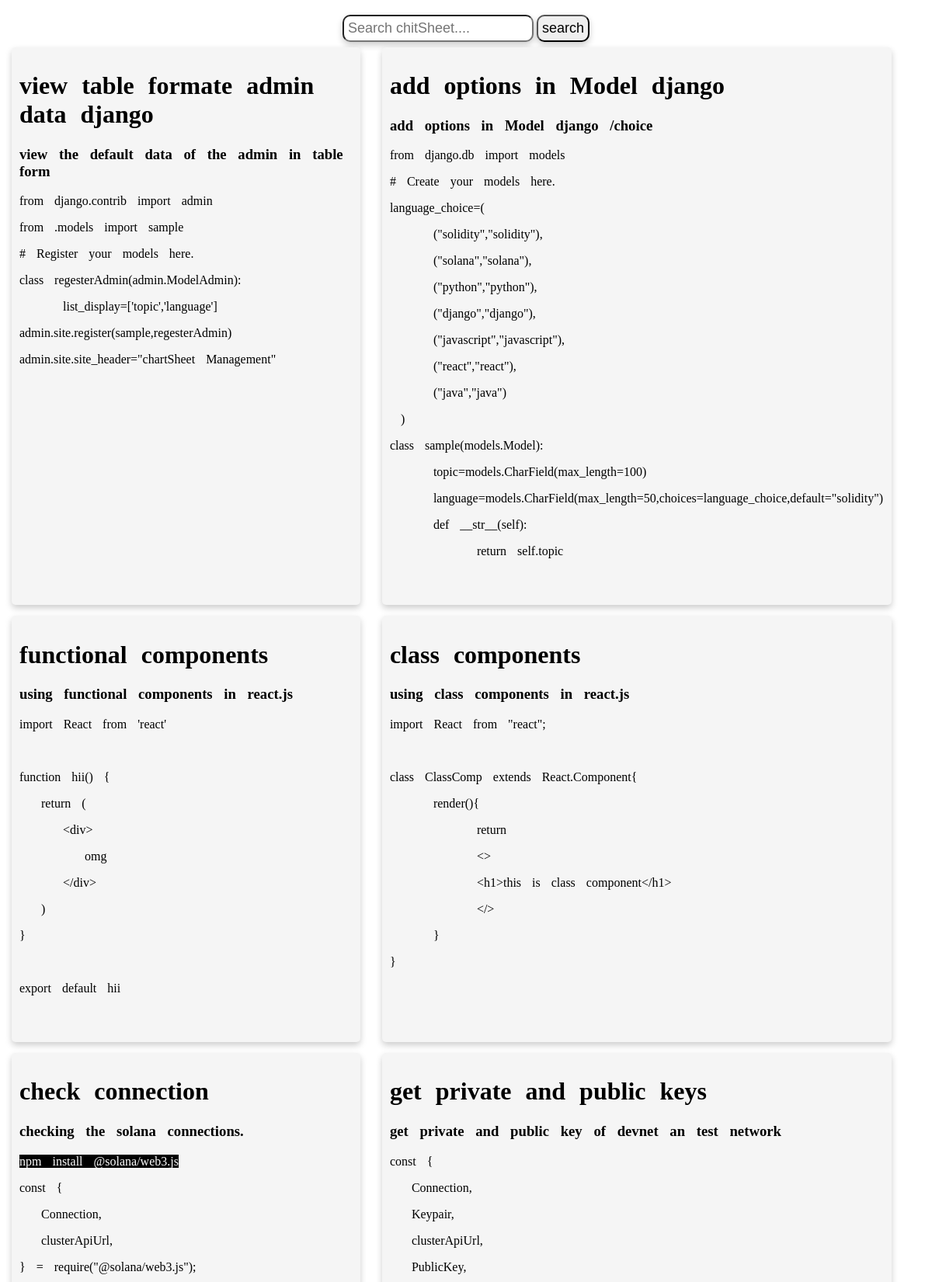
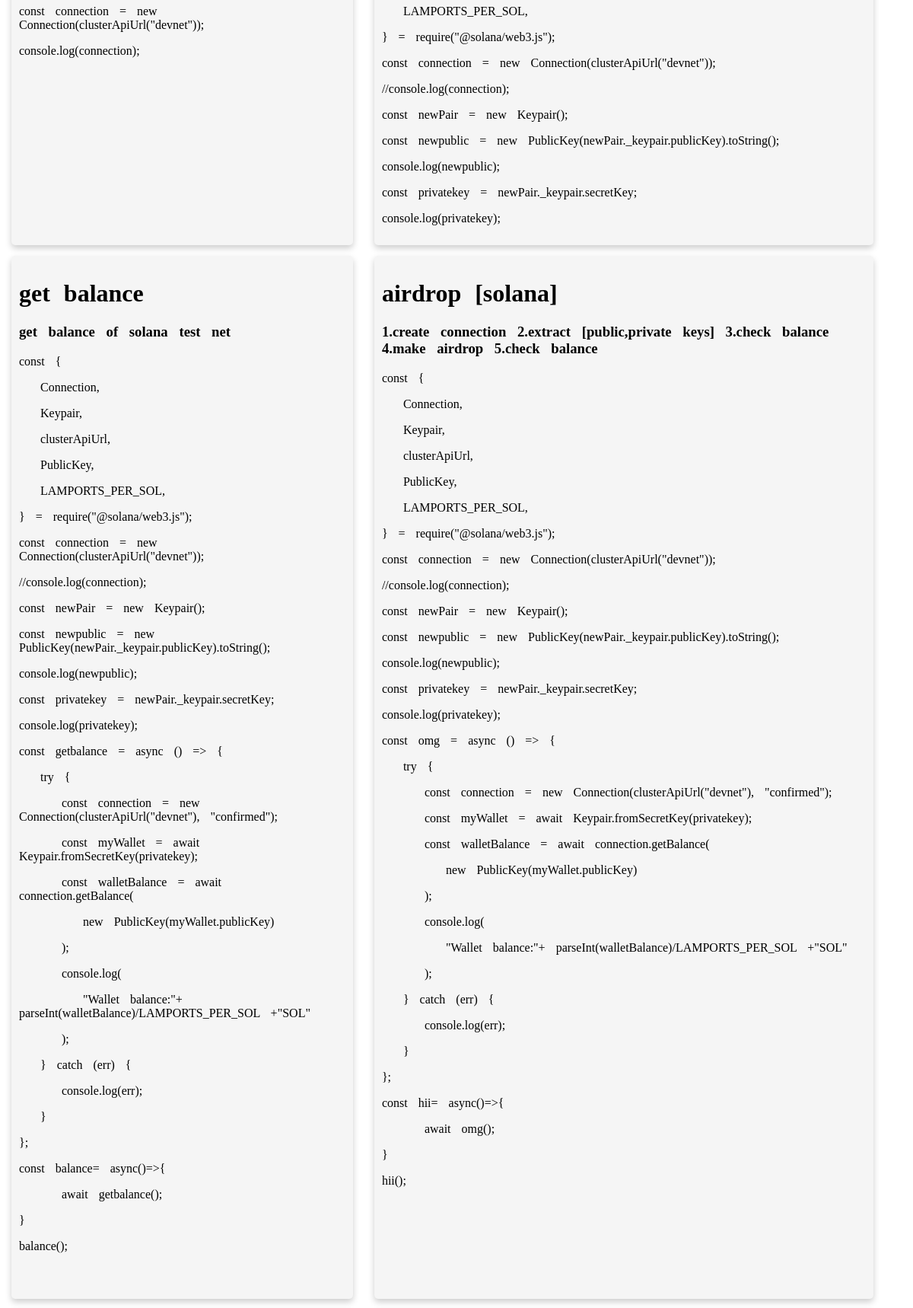
The page / (upper part) on the database its author committed (2 pictures, top to bottom).
### dataset/models.py (models this page shows, shortened)
class sample(models.Model):
    topic=models.CharField(max_length=100)
    language=models.CharField(max_length=50,choices=language_choice,default="solidity")
    discription=models.TextField()
    information=RichTextField()

### dataset/views.py (the view)
# urls.py: 2. Add a URL to urlpatterns:  path('', views.home, name='home')
def home(request):
    data=sample.objects.all()
    return render(request,'home.html',{"data":data})

### templates/home.html (shortened to what this page needs)
<!DOCTYPE html>
<html lang="en">
<head>
</head>
<body>
    <form action="/search" method="post" id="search">
        <input type="text" name="userdata" placeholder="Search chitSheet...." id="inputsearch">
        <button type="submit" id="inputsearch">search</button>
    </form>
    <div id="divide">
    {% for data in data %}
    <div id="dataset">
        <h1>{{data.topic}}</h1>
    <h3>{{data.discription}}</h3>
    {{data.information |safe}}
</div>
    {% endfor %}
</div>
</body>
</html>

### templates/home.html (style rules this page uses)
#divide { display: grid; grid-template-columns: auto auto ; word-spacing: 10px; }
#dataset { background-color: whitesmoke; width: 90%; padding: 10px; border-radius: 5px; margin: 7px; cursor: pointer; box-shadow: 0 4px 8px 0 rgba(0, 0, 0, 0.2); transition: 0.3s; }
#search { text-align: center; }
#inputsearch { padding: 5px; font-size: large; border-radius: 10px; box-shadow: 0 4px 8px 0 rgba(0, 0, 0, 0.2); }

### rows shown on the page
sample: topic "view table formate admin data django", discription "view the default data of the admin in table form", information "from django.contrib import admin from .models import sample # Register your models here. class regesterAdmin(admin.ModelAdmin): list_display=['topic','language'] admin.site.register(sample,regesterAdmin) admin.site.site_header=\"chartSheet Management\""
sample: topic "add options in Model django", discription "add options in Model django /choice", information "from django.db import models # Create your models here. language_choice=( (\"solidity\",\"solidity\"), (\"solana\",\"solana\"), (\"python\",\"python\"), (\"django\",\"django\"), (\"javascript\",\"javascript\"), (\"react\",\"react\"), (\"java\",\"java\") ) class sample(models.Model): topic=models.CharField(max_length=100) language=models.CharField(max_length=50,choices=language_choice,default=\"solidity\") def __str__(self): return self.topic"
sample: topic "functional components", discription "using functional components in react.js", information "import React from 'react' function hii() { return ( <div> omg </div> ) } export default hii"
sample: topic "class components", discription "using class components in react.js", information "import React from \"react\"; class ClassComp extends React.Component{ render(){ return <> <h1>this is class component</h1> </> } }"
sample: topic "check connection", discription "checking the solana connections.", information "npm install @solana/web3.js const { Connection, clusterApiUrl, } = require(\"@solana/web3.js\"); const connection = new Connection(clusterApiUrl(\"devnet\")); console.log(connection);"
sample: topic "get private and public keys", discription "get private and public key of devnet an test network", information "const { Connection, Keypair, clusterApiUrl, PublicKey, LAMPORTS_PER_SOL, } = require(\"@solana/web3.js\"); const connection = new Connection(clusterApiUrl(\"devnet\")); //console.log(connection); const newPair = new Keypair(); const newpublic = new PublicKey(newPair._keypair.publicKey).toString(); console.log(newpublic); const privatekey = newPair._keypair.secretKey; console.log(privatekey);"
sample: topic "get balance", discription "get balance of solana test net", information "const { Connection, Keypair, clusterApiUrl, PublicKey, LAMPORTS_PER_SOL, } = require(\"@solana/web3.js\"); const connection = new Connection(clusterApiUrl(\"devnet\")); //console.log(connection); const newPair = new Keypair(); const newpublic = new PublicKey(newPair._keypair.publicKey).toString(); console.log(newpublic); const privatekey = newPair._keypair.secretKey; console.log(privatekey); const getbalance = async () => { try { const connection = new Connection(clusterApiUrl(\"devnet\"), \"confirmed\"); const myWallet = await Keypair.fromSecretKey(privatekey); const walletBalance = await connection.getBalance( new PublicKey(myWallet.publicKey) ); console.log( \"Wallet balance:\"+…"
sample: topic "airdrop [solana]", discription "1.create connection 2.extract [public,private keys] 3.check balance 4.make airdrop 5.check balance", information "const { Connection, Keypair, clusterApiUrl, PublicKey, LAMPORTS_PER_SOL, } = require(\"@solana/web3.js\"); const connection = new Connection(clusterApiUrl(\"devnet\")); //console.log(connection); const newPair = new Keypair(); const newpublic = new PublicKey(newPair._keypair.publicKey).toString(); console.log(newpublic); const privatekey = newPair._keypair.secretKey; console.log(privatekey); const omg = async () => { try { const connection = new Connection(clusterApiUrl(\"devnet\"), \"confirmed\"); const myWallet = await Keypair.fromSecretKey(privatekey); const walletBalance = await connection.getBalance( new PublicKey(myWallet.publicKey) ); console.log( \"Wallet balance:\"+…"
